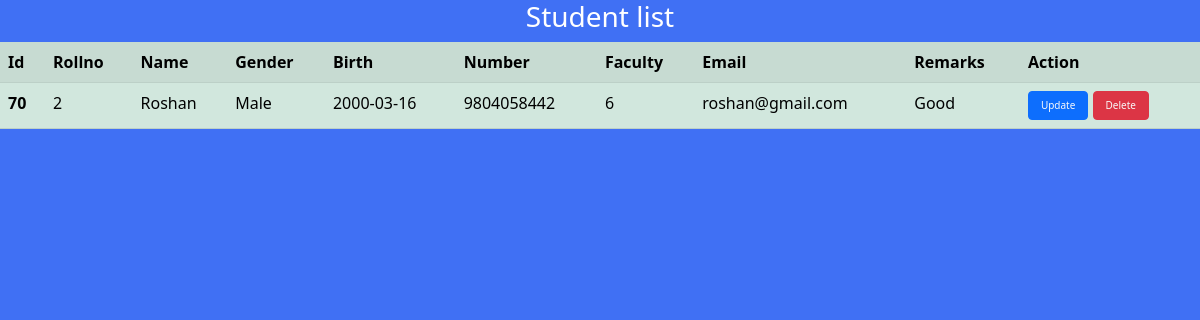
The app's page /faculty.php?facultyid=6 with its own data.
### tables this page shows
CREATE TABLE `students` (
  `id` int(20) NOT NULL,
  `rollno` int(20) NOT NULL,
  `name` varchar(25) NOT NULL,
  `gname` varchar(20) NOT NULL,
  `gender` varchar(20) NOT NULL,
  `birth` date NOT NULL,
  `number` varchar(15) NOT NULL,
  `faculty` int(11) NOT NULL,
  `assignment` varchar(20) NOT NULL,
  `attendance` varchar(20) NOT NULL,
  `email` varchar(25) NOT NULL,
  `password` varchar(25) NOT NULL,
  `remark` varchar(255) NOT NULL,
  `pdf1` varchar(255) NOT NULL,
  `pdf` varchar(255) NOT NULL
);

### faculty.php (the view, shortened to what this page needs)
<?php
include 'connect.php';
?>
<!doctype html>
<html lang="en">
  <head>
    <link href="https://cdn.jsdelivr.net/npm/bootstrap@5.1.3/dist/css/bootstrap.min.css" rel="stylesheet">
  </head>
  <body style="background:#4070f4;">
  <h3 style="text-align:center;align-items:center;color:white;">Student list</h3>
  <table class="table table-success table-striped">
  <tr >
      <th>Id</th>
      <th>Rollno</th>
      <th>Name</th>
      <th>Gender</th>
      <th>Birth</th>
      <th>Number</th>
      <th>Faculty</th>
      <th>Email</th>
      <th>Remarks</th>
      <th>Action</th>
    </tr>
    <?php
      if(isset($_GET['facultyid'])){
          $faculty = $_GET['facultyid'];
          $sql = "select * from students where faculty = '{$faculty}'";
      }else{
        $sql = "select * from students";}
        $run = mysqli_query($con,$sql);
        $count = mysqli_num_rows($run);
        if($count>0){
            while($row = mysqli_fetch_assoc($run)){
        ?>
<?php
        $id=$row['id'];
        $rollno=$row['rollno'];
        $name=$row['name'];
        $gender=$row['gender'];
        $birth=$row['birth'];
        $number=$row['number'];
        $faculty=$row['faculty'];
        $email=$row['email'];
       $remark=$row['remark'];
        echo '<tr>
        <th scope="row">' .$id.'</th>
        <td>' .$rollno.'</td>
        <td>' .$name.'</td>
        <td>' .$gender.'</td>
        <td>' .$birth.'</td>
        <td>' .$number.'</td>
        <td>' .$faculty.'</td>
        <td>' .$email.'</td>
        <td>' .$remark.'</td>
         <td>
         <button type="button" class="btn btn-primary btn-large" style="font-size:10px;"  > <a href="update.php?updateid='.$id.'" class="text-light" style="text-decoration:none;">Update</a></button>
         <button type="button" class="btn btn-danger btn-large" style="font-size:10px;"  > <a href="delete.php?deleteid='.$id.'" class="text-light" style="text-decoration:none; onclick="return confirm("delete this record?");" >Delete</a></button>
         </td>
         </tr>';
      }
    }
    ?>
</table>
</body>
</html>

### records on screen
students: id "70", rollno "2", name "Roshan", gender "Male", birth "2000-03-16", number "9804058442", faculty "6", email "roshan@gmail.com", remark "Good"
